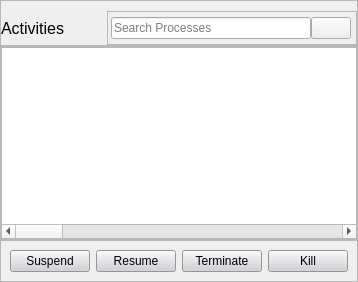
            <widget class="QWidget" name="activities_page">
             <layout class="QVBoxLayout" name="verticalLayout_7">
              <property name="spacing">
               <number>0</number>
              </property>
              <property name="leftMargin">
               <number>0</number>
              </property>
              <property name="topMargin">
               <number>0</number>
              </property>
              <property name="rightMargin">
               <number>0</number>
              </property>
              <property name="bottomMargin">
               <number>0</number>
              </property>
              <item alignment="Qt::AlignTop">
               <widget class="QFrame" name="frame_3">
                <property name="frameShape">
                 <enum>QFrame::StyledPanel</enum>
                </property>
                <property name="frameShadow">
                 <enum>QFrame::Raised</enum>
                </property>
                <layout class="QHBoxLayout" name="horizontalLayout_8">
                 <property name="spacing">
                  <number>0</number>
                 </property>
                 <property name="leftMargin">
                  <number>0</number>
                 </property>
                 <property name="topMargin">
                  <number>10</number>
                 </property>
                 <property name="rightMargin">
                  <number>0</number>
                 </property>
                 <property name="bottomMargin">
                  <number>0</number>
                 </property>
                 <item>
                  <widget class="QLabel" name="label_68">
                   <property name="font">
                    <font>
                     <pointsize>12</pointsize>
                     <italic>false</italic>
                     <bold>false</bold>
                    </font>
                   </property>
                   <property name="text">
                    <string>Activities</string>
                   </property>
                  </widget>
                 </item>
                 <item alignment="Qt::AlignRight">
                  <widget class="QFrame" name="frame_6">
                   <property name="minimumSize">
                    <size>
                     <width>60</width>
                     <height>0</height>
                    </size>
                   </property>
                   <property name="frameShape">
                    <enum>QFrame::StyledPanel</enum>
                   </property>
                   <property name="frameShadow">
                    <enum>QFrame::Raised</enum>
                   </property>
                   <layout class="QHBoxLayout" name="horizontalLayout_7">
                    <property name="spacing">
                     <number>0</number>
                    </property>
                    <property name="leftMargin">
                     <number>3</number>
                    </property>
                    <property name="topMargin">
                     <number>5</number>
                    </property>
                    <property name="rightMargin">
                     <number>5</number>
                    </property>
                    <property name="bottomMargin">
                     <number>5</number>
                    </property>
                    <item>
                     <widget class="QLineEdit" name="search_process">
                      <property name="minimumSize">
                       <size>
                        <width>200</width>
                        <height>0</height>
                       </size>
                      </property>
                      <property name="styleSheet">
                       <string notr="true"/>
                      </property>
                      <property name="placeholderText">
                       <string>Search Processes</string>
                      </property>
                     </widget>
                    </item>
                    <item alignment="Qt::AlignRight">
                     <widget class="QPushButton" name="search_process_btn">
                      <property name="text">
                       <string/>
                      </property>
                      <property name="icon">
                       <iconset resource="icons.qrc">
                        <normaloff>:/icons/icons/search.svg</normaloff>:/icons/icons/search.svg</iconset>
                      </property>
                      <property name="iconSize">
                       <size>
                        <width>24</width>
                        <height>24</height>
                       </size>
                      </property>
                     </widget>
                    </item>
                   </layout>
                  </widget>
                 </item>
                </layout>
               </widget>
              </item>
              <item>
               <widget class="QFrame" name="frame_4">
                <property name="sizePolicy">
                 <sizepolicy hsizetype="Preferred" vsizetype="Expanding">
                  <horstretch>0</horstretch>
                  <verstretch>0</verstretch>
                 </sizepolicy>
                </property>
                <property name="frameShape">
                 <enum>QFrame::StyledPanel</enum>
                </property>
                <property name="frameShadow">
                 <enum>QFrame::Raised</enum>
                </property>
                <layout class="QVBoxLayout" name="verticalLayout_8">
                 <property name="spacing">
                  <number>0</number>
                 </property>
                 <property name="leftMargin">
                  <number>0</number>
                 </property>
                 <property name="topMargin">
                  <number>0</number>
                 </property>
                 <property name="rightMargin">
                  <number>0</number>
                 </property>
                 <property name="bottomMargin">
                  <number>0</number>
                 </property>
                 <item>
                  <widget class="QTableWidget" name="process_table">
                   <property name="editTriggers">
                    <set>QAbstractItemView::NoEditTriggers</set>
                   </property>
                   <property name="selectionMode">
                    <enum>QAbstractItemView::SingleSelection</enum>
                   </property>
                   <property name="selectionBehavior">
                    <enum>QAbstractItemView::SelectRows</enum>
                   </property>
                   <property name="showGrid">
                    <bool>true</bool>
                   </property>
                   <property name="sortingEnabled">
                    <bool>true</bool>
                   </property>
                   <attribute name="horizontalHeaderVisible">
                    <bool>false</bool>
                   </attribute>
                   <attribute name="horizontalHeaderCascadingSectionResizes">
                    <bool>false</bool>
                   </attribute>
                   <attribute name="horizontalHeaderDefaultSectionSize">
                    <number>190</number>
                   </attribute>
                   <column>
                    <property name="text">
                     <string>Process ID</string>
                    </property>
                   </column>
                   <column>
                    <property name="text">
                     <string>Process Name</string>
                    </property>
                   </column>
                   <column>
                    <property name="text">
                     <string>CPU Percentage</string>
                    </property>
                   </column>
                   <column>
                    <property name="text">
                     <string>RAM Percentage</string>
                    </property>
                   </column>
                   <column>
                    <property name="text">
                     <string>Process Status</string>
                    </property>
                   </column>
                   <column>
                    <property name="text">
                     <string>User Name</string>
                    </property>
                   </column>
                   <column>
                    <property name="text">
                     <string>Started</string>
                    </property>
                   </column>
                  </widget>
                 </item>
                </layout>
               </widget>
              </item>
              <item alignment="Qt::AlignBottom">
               <widget class="QFrame" name="frame_5">
                <property name="styleSheet">
                 <string notr="true">QPushButton{
	
	font: 10pt &quot;Rockwell&quot;;
	background-color: rgb(208, 208, 214);
}</string>
                </property>
                <property name="frameShape">
                 <enum>QFrame::StyledPanel</enum>
                </property>
                <property name="frameShadow">
                 <enum>QFrame::Raised</enum>
                </property>
                <layout class="QHBoxLayout" name="horizontalLayout_9">
                 <item>
                  <widget class="QPushButton" name="suspend_btn">
                   <property name="text">
                    <string>Suspend</string>
                   </property>
                  </widget>
                 </item>
                 <item>
                  <widget class="QPushButton" name="resume_btn">
                   <property name="text">
                    <string>Resume</string>
                   </property>
                  </widget>
                 </item>
                 <item>
                  <widget class="QPushButton" name="terminate_btn">
                   <property name="text">
                    <string>Terminate</string>
                   </property>
                  </widget>
                 </item>
                 <item>
                  <widget class="QPushButton" name="kill_btn">
                   <property name="text">
                    <string>Kill</string>
                   </property>
                  </widget>
                 </item>
                </layout>
               </widget>
              </item>
             </layout>
            </widget>
